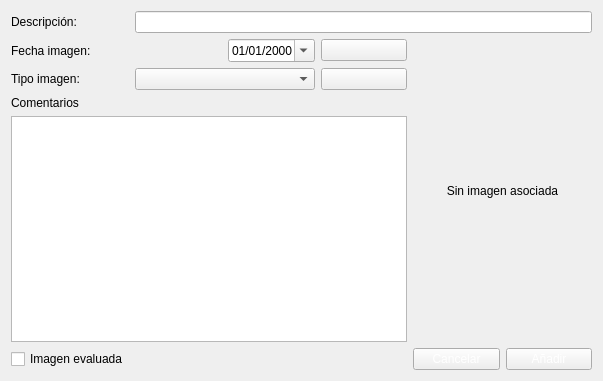
<?xml version="1.0" encoding="UTF-8"?>
<ui version="4.0">
 <class>FrmAnadirImagen</class>
 <widget class="QWidget" name="FrmAnadirImagen">
  <property name="windowModality">
   <enum>Qt::NonModal</enum>
  </property>
  <property name="geometry">
   <rect>
    <x>0</x>
    <y>0</y>
    <width>603</width>
    <height>381</height>
   </rect>
  </property>
  <property name="windowTitle">
   <string>Añadir imagen a episodio.</string>
  </property>
  <property name="windowIcon">
   <iconset resource="../terra.qrc">
    <normaloff>:/Icons/PNG/terra.png</normaloff>:/Icons/PNG/terra.png</iconset>
  </property>
  <layout class="QGridLayout" name="gridLayout">
   <item row="1" column="0" colspan="2">
    <widget class="QLabel" name="label_3">
     <property name="text">
      <string>Fecha imagen:</string>
     </property>
    </widget>
   </item>
   <item row="1" column="3">
    <widget class="QPushButton" name="pushButton_BuscarImagen">
     <property name="toolTip">
      <string>Vincular imagen</string>
     </property>
     <property name="text">
      <string/>
     </property>
     <property name="icon">
      <iconset resource="../terra.qrc">
       <normaloff>:/Icons/PNG/importar.png</normaloff>:/Icons/PNG/importar.png</iconset>
     </property>
     <property name="iconSize">
      <size>
       <width>24</width>
       <height>24</height>
      </size>
     </property>
    </widget>
   </item>
   <item row="0" column="1" colspan="5">
    <widget class="QLineEdit" name="txtDescripcion"/>
   </item>
   <item row="0" column="0">
    <widget class="QLabel" name="label">
     <property name="text">
      <string>Descripción:</string>
     </property>
    </widget>
   </item>
   <item row="5" column="4">
    <widget class="QPushButton" name="pushButton_Cancelar">
     <property name="styleSheet">
      <string notr="true">QPushButton:disabled{color: 0; }
QPushButton:enabled{color: rgb(255,255,255); }</string>
     </property>
     <property name="text">
      <string>Cancelar</string>
     </property>
     <property name="icon">
      <iconset resource="../terra.qrc">
       <normaloff>:/Icons/PNG/Delete.png</normaloff>:/Icons/PNG/Delete.png</iconset>
     </property>
    </widget>
   </item>
   <item row="3" column="0" colspan="2">
    <widget class="QLabel" name="label_2">
     <property name="text">
      <string>Comentarios</string>
     </property>
    </widget>
   </item>
   <item row="2" column="1" colspan="2">
    <widget class="QComboBox" name="comboBox_TipoImagen"/>
   </item>
   <item row="5" column="5">
    <widget class="QPushButton" name="pushButton__Anadir">
     <property name="styleSheet">
      <string notr="true">QPushButton:disabled{color: 0; }
QPushButton:enabled{color: rgb(255,255,255); }</string>
     </property>
     <property name="text">
      <string>Añadir</string>
     </property>
     <property name="icon">
      <iconset resource="../terra.qrc">
       <normaloff>:/Icons/PNG/add.png</normaloff>:/Icons/PNG/add.png</iconset>
     </property>
    </widget>
   </item>
   <item row="2" column="0">
    <widget class="QLabel" name="label_4">
     <property name="text">
      <string>Tipo imagen:</string>
     </property>
    </widget>
   </item>
   <item row="2" column="3">
    <widget class="QPushButton" name="pushButton_4">
     <property name="toolTip">
      <string>Borrar imagen</string>
     </property>
     <property name="text">
      <string/>
     </property>
     <property name="icon">
      <iconset resource="../terra.qrc">
       <normaloff>:/Icons/PNG/Delete.png</normaloff>:/Icons/PNG/Delete.png</iconset>
     </property>
     <property name="iconSize">
      <size>
       <width>24</width>
       <height>24</height>
      </size>
     </property>
    </widget>
   </item>
   <item row="4" column="0" colspan="4">
    <widget class="QTextEdit" name="textEdit_ComentariosImagen"/>
   </item>
   <item row="1" column="2">
    <widget class="QDateEdit" name="dateEdit_FechaImagen">
     <property name="displayFormat">
      <string>dd/MM/yyyy</string>
     </property>
     <property name="calendarPopup">
      <bool>true</bool>
     </property>
    </widget>
   </item>
   <item row="1" column="4" rowspan="4" colspan="2">
    <widget class="QLabel" name="label_Imagen">
     <property name="text">
      <string>Sin imagen asociada</string>
     </property>
     <property name="alignment">
      <set>Qt::AlignCenter</set>
     </property>
    </widget>
   </item>
   <item row="5" column="0">
    <widget class="QCheckBox" name="checkBox_ImagenEvaluada">
     <property name="text">
      <string>Imagen evaluada</string>
     </property>
    </widget>
   </item>
  </layout>
 </widget>
 <tabstops>
  <tabstop>txtDescripcion</tabstop>
  <tabstop>dateEdit_FechaImagen</tabstop>
  <tabstop>comboBox_TipoImagen</tabstop>
  <tabstop>textEdit_ComentariosImagen</tabstop>
  <tabstop>checkBox_ImagenEvaluada</tabstop>
  <tabstop>pushButton_BuscarImagen</tabstop>
  <tabstop>pushButton_4</tabstop>
  <tabstop>pushButton_Cancelar</tabstop>
  <tabstop>pushButton__Anadir</tabstop>
 </tabstops>
 <resources>
  <include location="../terra.qrc"/>
 </resources>
 <connections/>
</ui>
